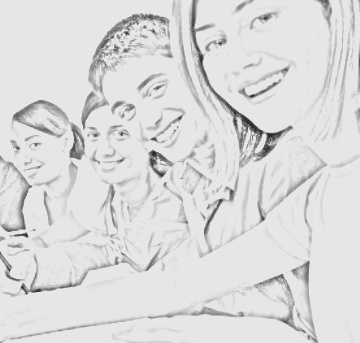
#> input picture sketches/example.jpg, 360 x 343 px
$ python -i helper.py   (imports and definitions only)   (Python 2 division)   (older library calls are emulated)
#> lines starting #> are read from the running program, lines starting #| are printed output that depends on the picture
import numpy as np
import cv2
import os.path
class PencilSketch:
    """Pencil sketch effect
        A class that applies a pencil sketch effect to an image.
        The processed image is overlayed over a background image for visual
        effect.
    """

    def __init__(self, bg_gray='bg\img_canvas.jpg'):
        """Initialize parameters

            :param bg_gray: Optional background image to improve the illusion
                            that the pencil sketch was drawn on a canvas.
        """

        # try to open background canvas (if it exists)
        self.canvas = cv2.imread(bg_gray, cv2.CV_8UC1)

    def render(self, img_rgb):
        """Applies pencil sketch effect to an RGB image
            :param img_rgb: RGB image to be processed
            :returns: Processed RGB image
        """
#> called with img_rgb = 'sketches/example.jpg'
        img_rgb = cv2.imread(img_rgb)
#> img_rgb is the input picture: shape (343, 360, 3); min 34, max 237, mean 219.1
        height, width = img_rgb.shape[:2]
#> height = 343; width = 360
        height , width = height , width
        img_rgb = cv2.resize(img_rgb, (width, height))
        img_gray = cv2.cvtColor(img_rgb, cv2.COLOR_RGB2GRAY)
        img_blur = cv2.GaussianBlur(img_gray, (21, 21), 0, 0)
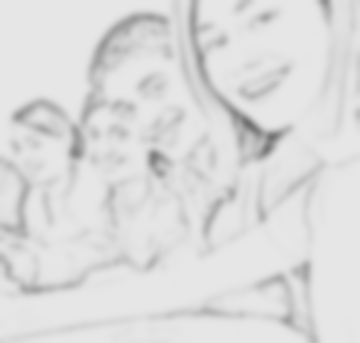
#> img_blur: shape (343, 360); min 112, max 230, mean 219.1
        img_blend = cv2.divide(img_gray, img_blur, scale=256)
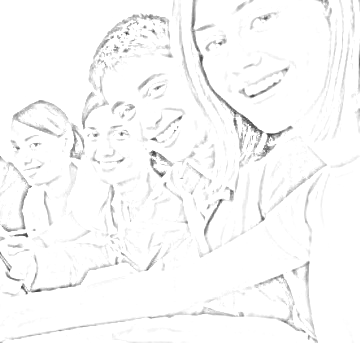
#> img_blend: shape (343, 360); min 50, max 255, mean 249

        # if available, blend with background canvas
        if self.canvas is not None:
            self.canvas = cv2.resize(self.canvas, (width, height))
            img_final = cv2.addWeighted(img_blend,0.8, self.canvas,0.2,1)

#> (the run stopped early here; a loop or call above may not have finished)
